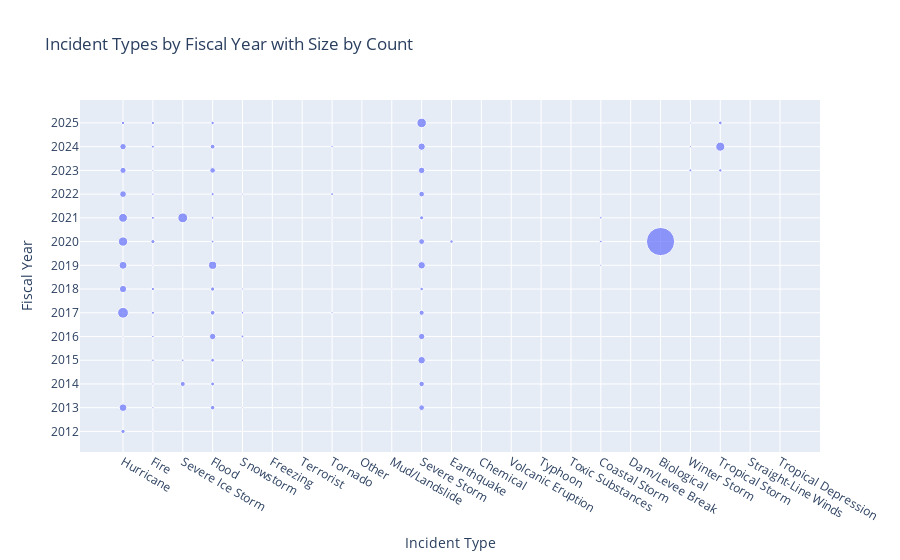

The cell this chart's notebook holds for it:
### Code cell
fig = px.scatter(df_filtered.groupby(
        ['incidentType', 'fyDeclared']).size(       
    ).reset_index(
        name='count').sort_values(by='fyDeclared'),
                 x = 'incidentType',
                 y = 'fyDeclared',
                 size = 'count',
                 title = 'Incident Types by Fiscal Year with Size by Count',
                 labels = {'incidentType' : 'Incident Type',
                           'fyDeclared' : 'Fiscal Year'},
    )
fig.update_yaxes(
    categoryorder = 'array',
    categoryarray = sorted(df_filtered['fyDeclared'].unique()),
    tickmode = 'linear',
    dtick = 1,
)

fig.show()

### Figure 1 — Plotly figure (JSON) as saved in the notebook; plotly's stock layout.template omitted (floating-point values rounded to 4 significant figures)
{"data": [{"hovertemplate": "Incident Type=%{x}<br>Fiscal Year=%{y}<br>count=%{marker.size}<extra></extra>", "legendgroup": "", "marker": {"color": "#636efa", "size": [180, 19, 8, 203, 23, 1, 4, 573, 21, 39, 2, 1, 314, 2, 298, 21, 148, 251, 41, 9, 5, 54, 1, 4, 1, 548, 62, 138, 61, 21, 393, 1, 26, 400, 52, 1, 1, 74, 3, 1144, 45, 220, 90, 1, 20, 257, 55, 2, 6, 21, 3, 178, 522, 105, 39, 121, 1, 616, 22, 549, 41, 651, 13, 8, 10, 331, 7855, 7, 167, 64, 67, 114, 19, 8, 858, 88, 162, 75, 5, 24, 952, 5, 64, 8, 2, 771, 445, 3, 97, 320, 1, 2, 81, 57, 31, 1, 5, 36, 80, 3, 416, 303, 369, 1, 112, 12, 814, 51, 5, 526, 1, 37, 400, 225, 86, 2, 893, 14, 7, 1, 133, 117, 114, 109, 32], "sizemode": "area", "sizeref": 19.64, "symbol": "circle"}, "mode": "markers", "name": "", "orientation": "v", "showlegend": false, "type": "scatter", "x": ["Hurricane", "Fire", "Severe Ice Storm", "Flood", "Snowstorm", "Freezing", "Terrorist", "Hurricane", "Tornado", "Fire", "Other", "Mud/Landslide", "Severe Storm", "Earthquake", "Severe Storm", "Tornado", "Flood", "Severe Ice Storm", "Fire", "Chemical", "Mud/Landslide", "Snowstorm", "Volcanic Eruption", "Typhoon", "Tornado", "Severe Storm", "Fire", "Flood", "Severe Ice Storm", "Severe Ice Storm", "Severe Storm", "Toxic Substances", "Hurricane", "Flood", "Fire", "Coastal Storm", "Tornado", "Snowstorm", "Dam/Levee Break", "Hurricane", "Tornado", "Flood", "Fire", "Mud/Landslide", "Severe Ice Storm", "Severe Storm", "Snowstorm", "Tornado", "Typhoon", "Mud/Landslide", "Coastal Storm", "Flood", "Hurricane", "Fire", "Snowstorm", "Severe Storm", "Volcanic Eruption", "Hurricane", "Fire", "Severe Storm", "Coastal Storm", "Flood", "Tornado", "Earthquake", "Typhoon", "Severe Storm", "Biological", "Dam/Levee Break", "Fire", "Coastal Storm", "Flood", "Earthquake", "Tornado", "Typhoon", "Hurricane", "Fire", "Severe Storm", "Flood", "Snowstorm", "Tornado", "Severe Ice Storm", "Mud/Landslide", "Coastal Storm", "Other", "Biological", "Hurricane", "Hurricane", "Coastal Storm", "Flood", "Severe Storm", "Mud/Landslide", "Other", "Tornado", "Fire", "Snowstorm", "Earthquake", "Other", "Fire", "Winter Storm", "Tornado", "Severe Storm", "Flood", "Hurricane", "Mud/Landslide", "Tropical Storm", "Snowstorm", "Tropical Storm", "Tornado", "Mud/Landslide", "Severe Storm", "Other", "Winter Storm", "Hurricane", "Flood", "Fire", "Straight-Line Winds", "Severe Storm", "Severe Ice Storm", "Tropical Depression", "Mud/Landslide", "Tropical Storm", "Hurricane", "Flood", "Fire", "Winter Storm"], "xaxis": "x", "y": ["2012", "2012", "2013", "2013", "2013", "2013", "2013", "2013", "2013", "2013", "2013", "2013", "2013", "2014", "2014", "2014", "2014", "2014", "2014", "2014", "2014", "2015", "2015", "2015", "2015", "2015", "2015", "2015", "2015", "2016", "2016", "2016", "2016", "2016", "2016", "2016", "2016", "2016", "2017", "2017", "2017", "2017", "2017", "2017", "2017", "2017", "2017", "2018", "2018", "2018", "2018", "2018", "2018", "2018", "2018", "2018", "2018", "2019", "2019", "2019", "2019", "2019", "2019", "2019", "2019", "2020", "2020", "2020", "2020", "2020", "2020", "2020", "2020", "2020", "2020", "2021", "2021", "2021", "2021", "2021", "2021", "2021", "2021", "2021", "2021", "2021", "2022", "2022", "2022", "2022", "2022", "2022", "2022", "2022", "2022", "2023", "2023", "2023", "2023", "2023", "2023", "2023", "2023", "2023", "2023", "2023", "2024", "2024", "2024", "2024", "2024", "2024", "2024", "2024", "2024", "2024", "2025", "2025", "2025", "2025", "2025", "2025", "2025", "2025", "2025"], "yaxis": "y"}], "layout": {"legend": {"itemsizing": "constant", "tracegroupgap": 0}, "title": {"text": "Incident Types by Fiscal Year with Size by Count"}, "xaxis": {"anchor": "y", "domain": [0, 1], "title": {"text": "Incident Type"}}, "yaxis": {"anchor": "x", "categoryarray": ["2012", "2013", "2014", "2015", "2016", "2017", "2018", "2019", "2020", "2021", "2022", "2023", "2024", "2025"], "categoryorder": "array", "domain": [0, 1], "dtick": 1, "tickmode": "linear", "title": {"text": "Fiscal Year"}}}}
